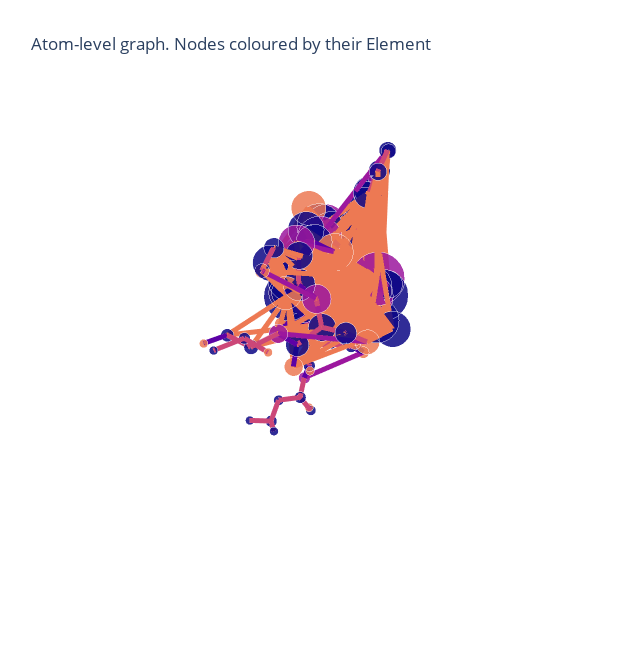

Source (notebook cell):
### Code cell
from graphein.protein.visualisation import plotly_protein_structure_graph

p = plotly_protein_structure_graph(
    graph_mutated,
    colour_edges_by="kind",
    colour_nodes_by="element_symbol",
    label_node_ids=False,
    node_size_min=5,
    node_alpha=0.85,
    node_size_multiplier=1,
    plot_title="Atom-level graph. Nodes coloured by their Element"
    )
p.show()

### Figure 1 — Plotly figure (JSON) as saved in the notebook; plotly's stock layout.template omitted (floating-point values rounded to 4 significant figures; data arrays with more than 128 entries replaced by an {"elided": "..."} marker saying what was removed)
{"data": [{"hoverinfo": "text+x+y+z", "marker": {"color": {"elided": "75x4 float values"}, "opacity": 0.85, "size": [28, 32, 31, 24, 29, 27, 20, 23, 15, 23, 15, 10, 12, 12, 31, 25, 25, 26, 25, 19, 22, 23, 14, 10, 20, 19, 16, 13, 15, 17, 13, 10, 9, 6, 8, 6, 6, 37, 36, 35, 35, 31, 25, 34, 31, 25, 24, 22, 21, 19, 14, 23, 20, 13, 10, 20, 28, 25, 34, 13, 8, 8, 6, 7, 8, 8, 8, 8, 8, 7, 6, 7, 8, 6, 6], "symbol": "circle"}, "mode": "markers", "text": ["E:TRP:211:N", "E:TRP:211:CA", "E:TRP:211:C", "E:TRP:211:O", "E:TRP:211:CB", "E:TRP:211:CG", "E:TRP:211:CD1", "E:TRP:211:CD2", "E:TRP:211:CE2", "E:TRP:211:CE3", "E:TRP:211:NE1", "E:TRP:211:CZ2", "E:TRP:211:CZ3", "E:TRP:211:CH2", "E:GLY:212:N", "E:GLY:212:CA", "E:GLY:212:C", "E:GLY:212:O", "E:SER:213:N", "E:SER:213:CA", "E:SER:213:C", "E:SER:213:O", "E:SER:213:CB", "E:SER:213:OG", "E:SER:214:N", "E:SER:214:CA", "E:SER:214:C", "E:SER:214:O", "E:SER:214:CB", "E:SER:214:OG", "E:THR:215:N", "E:THR:215:CA", "E:THR:215:C", "E:THR:215:O", "E:THR:215:CB", "E:THR:215:CG2", "E:THR:215:OG1", "I:VAL:36:N", "I:VAL:36:CA", "I:VAL:36:C", "I:VAL:36:O", "I:VAL:36:CB", "I:VAL:36:CG1", "I:VAL:36:CG2", "I:THR:37:N", "I:THR:37:CA", "I:THR:37:C", "I:THR:37:O", "I:THR:37:CB", "I:THR:37:CG2", "I:THR:37:OG1", "I:LEU:38:N", "I:LEU:38:CA", "I:LEU:38:C", "I:LEU:38:O", "I:LEU:38:CB", "I:LEU:38:CG", "I:LEU:38:CD1", "I:LEU:38:CD2", "I:ASP:39:N", "I:ASP:39:CA", "I:ASP:39:C", "I:ASP:39:O", "I:ASP:39:CB", "I:ASP:39:CG", "I:ASP:39:OD1", "I:ASP:39:OD2", "I:LEU:40:N", "I:LEU:40:CA", "I:LEU:40:C", "I:LEU:40:O", "I:LEU:40:CB", "I:LEU:40:CG", "I:LEU:40:CD1", "I:LEU:40:CD2"], "type": "scatter3d", "x": [7.793, 8.502, 9.68, 9.733, 7.581, 6.866, 5.696, 7.169, 6.144, 8.264, 5.243, 6.121, 8.281, 7.211, 10.62, 11.73, 12.43, 11.86, 13.69, 14.6, 14.94, 15.09, 15.88, 17.07, 14.99, 15.31, 16.71, 17.02, 15.22, 14.2, 17.57, 18.99, 19.24, 20.34, 19.77, 21.25, 19.58, 10.21, 9.617, 9.262, 9.736, 10.62, 11.01, 11.89, 8.469, 8.054, 9.243, 9.971, 6.88, 5.612, 7.265, 9.411, 10.59, 10.46, 11.03, 11.15, 11.55, 12.02, 12.58, 9.717, 9.473, 10.54, 11.3, 8.009, 7.454, 7.997, 6.618, 10.64, 11.65, 11.05, 10.44, 12.8, 13.92, 14.74, 14.86], "y": [9.442, 10.69, 10.67, 9.828, 11.86, 11.77, 11.14, 12.49, 12.18, 13.27, 11.37, 12.74, 13.77, 13.5, 11.61, 11.63, 12.96, 13.95, 12.9, 14.04, 14.39, 13.47, 13.63, 14.06, 15.69, 16.41, 16.05, 16.09, 17.92, 18.47, 15.64, 15.27, 13.77, 13.31, 15.85, 15.5, 17.23, 15.76, 15.71, 14.26, 13.39, 16.22, 17.67, 15.41, 14.0, 12.65, 12.1, 12.9, 12.7, 13.21, 13.63, 10.76, 10.17, 9.607, 8.548, 9.173, 9.837, 8.781, 10.92, 10.33, 10.03, 10.72, 11.55, 10.4, 11.83, 12.59, 12.29, 10.32, 10.94, 11.38, 10.57, 9.939, 10.34, 11.56, 9.136], "z": [21.94, 21.91, 22.84, 23.74, 22.26, 23.55, 23.73, 24.78, 25.69, 25.25, 25.02, 26.97, 26.55, 27.42, 22.66, 23.58, 23.48, 23.05, 23.87, 23.87, 22.44, 21.64, 24.6, 23.95, 22.19, 20.95, 20.41, 19.21, 21.31, 20.53, 21.3, 21.04, 21.11, 20.93, 22.25, 22.15, 22.08, 21.48, 20.12, 19.86, 20.58, 19.07, 19.37, 19.24, 18.82, 18.47, 17.75, 17.12, 17.47, 18.16, 16.48, 17.78, 17.16, 15.72, 15.32, 18.16, 19.49, 20.5, 19.27, 14.91, 13.5, 12.62, 13.09, 13.04, 13.26, 14.18, 12.53, 11.37, 10.54, 9.212, 8.566, 10.37, 9.397, 9.846, 9.276]}, {"hoverinfo": "text", "line": {"color": {"elided": "1482x4 float values"}, "width": 10}, "mode": "lines", "text": {"elided": "1482 str values"}, "type": "scatter3d", "x": {"elided": "1482 float values"}, "y": {"elided": "1482 float values"}, "z": {"elided": "1482 float values"}}], "layout": {"height": 650, "margin": {"t": 100}, "scene": {"xaxis": {"showbackground": false, "showgrid": false, "showline": false, "showticklabels": false, "title": {"text": ""}, "zeroline": false}, "yaxis": {"showbackground": false, "showgrid": false, "showline": false, "showticklabels": false, "title": {"text": ""}, "zeroline": false}, "zaxis": {"showbackground": false, "showgrid": false, "showline": false, "showticklabels": false, "title": {"text": ""}, "zeroline": false}}, "showlegend": false, "title": {"text": "Atom-level graph. Nodes coloured by their Element"}, "width": 620}}
